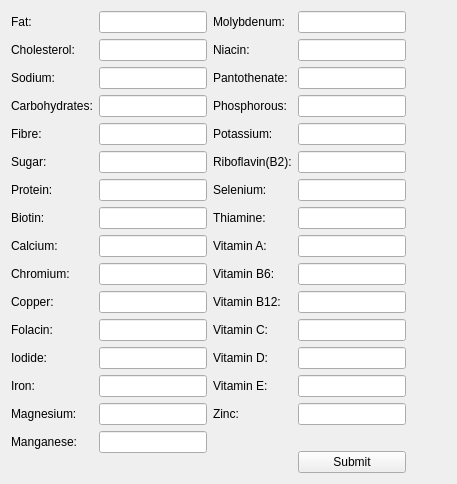
      <widget class="QWidget" name="targets">
       <attribute name="title">
        <string>Targets</string>
       </attribute>
       <layout class="QHBoxLayout" name="horizontalLayout_100">
        <item>
         <widget class="QWidget" name="targetLeftWidget" native="true">
          <property name="sizePolicy">
           <sizepolicy hsizetype="Expanding" vsizetype="Expanding">
            <horstretch>0</horstretch>
            <verstretch>0</verstretch>
           </sizepolicy>
          </property>
          <layout class="QFormLayout" name="formLayout_2">
           <property name="leftMargin">
            <number>0</number>
           </property>
           <property name="topMargin">
            <number>0</number>
           </property>
           <property name="rightMargin">
            <number>0</number>
           </property>
           <property name="bottomMargin">
            <number>0</number>
           </property>
           <item row="0" column="0">
            <widget class="QLabel" name="fatTargetLabel">
             <property name="text">
              <string>Fat:</string>
             </property>
            </widget>
           </item>
           <item row="0" column="1">
            <widget class="QLineEdit" name="fatTargetLineEdit">
             <property name="sizePolicy">
              <sizepolicy hsizetype="Fixed" vsizetype="Fixed">
               <horstretch>0</horstretch>
               <verstretch>0</verstretch>
              </sizepolicy>
             </property>
            </widget>
           </item>
           <item row="1" column="0">
            <widget class="QLabel" name="cholesterolTargetLabel">
             <property name="text">
              <string>Cholesterol:</string>
             </property>
            </widget>
           </item>
           <item row="1" column="1">
            <widget class="QLineEdit" name="cholesterolTargetLineEdit">
             <property name="sizePolicy">
              <sizepolicy hsizetype="Fixed" vsizetype="Fixed">
               <horstretch>0</horstretch>
               <verstretch>0</verstretch>
              </sizepolicy>
             </property>
            </widget>
           </item>
           <item row="2" column="0">
            <widget class="QLabel" name="sodiumTargetLabel">
             <property name="text">
              <string>Sodium:</string>
             </property>
            </widget>
           </item>
           <item row="2" column="1">
            <widget class="QLineEdit" name="sodiumTargetLineEdit">
             <property name="sizePolicy">
              <sizepolicy hsizetype="Fixed" vsizetype="Fixed">
               <horstretch>0</horstretch>
               <verstretch>0</verstretch>
              </sizepolicy>
             </property>
            </widget>
           </item>
           <item row="3" column="0">
            <widget class="QLabel" name="carbsTargetLabel">
             <property name="text">
              <string>Carbohydrates:</string>
             </property>
            </widget>
           </item>
           <item row="3" column="1">
            <widget class="QLineEdit" name="carbsTargetLineEdit">
             <property name="sizePolicy">
              <sizepolicy hsizetype="Fixed" vsizetype="Fixed">
               <horstretch>0</horstretch>
               <verstretch>0</verstretch>
              </sizepolicy>
             </property>
            </widget>
           </item>
           <item row="4" column="0">
            <widget class="QLabel" name="fibreTargetLabel">
             <property name="text">
              <string>Fibre:</string>
             </property>
            </widget>
           </item>
           <item row="4" column="1">
            <widget class="QLineEdit" name="fibreTargetLineEdit">
             <property name="sizePolicy">
              <sizepolicy hsizetype="Fixed" vsizetype="Fixed">
               <horstretch>0</horstretch>
               <verstretch>0</verstretch>
              </sizepolicy>
             </property>
            </widget>
           </item>
           <item row="5" column="0">
            <widget class="QLabel" name="sugarTargetLabel">
             <property name="text">
              <string>Sugar:</string>
             </property>
            </widget>
           </item>
           <item row="5" column="1">
            <widget class="QLineEdit" name="sugarTargetLineEdit">
             <property name="sizePolicy">
              <sizepolicy hsizetype="Fixed" vsizetype="Fixed">
               <horstretch>0</horstretch>
               <verstretch>0</verstretch>
              </sizepolicy>
             </property>
            </widget>
           </item>
           <item row="6" column="0">
            <widget class="QLabel" name="proteinTargetLabel">
             <property name="text">
              <string>Protein:</string>
             </property>
            </widget>
           </item>
           <item row="6" column="1">
            <widget class="QLineEdit" name="proteinTargetLineEdit">
             <property name="sizePolicy">
              <sizepolicy hsizetype="Fixed" vsizetype="Fixed">
               <horstretch>0</horstretch>
               <verstretch>0</verstretch>
              </sizepolicy>
             </property>
            </widget>
           </item>
           <item row="7" column="0">
            <widget class="QLabel" name="biotinTargetLabel">
             <property name="text">
              <string>Biotin:</string>
             </property>
            </widget>
           </item>
           <item row="7" column="1">
            <widget class="QLineEdit" name="biotinTargetLineEdit">
             <property name="sizePolicy">
              <sizepolicy hsizetype="Fixed" vsizetype="Fixed">
               <horstretch>0</horstretch>
               <verstretch>0</verstretch>
              </sizepolicy>
             </property>
            </widget>
           </item>
           <item row="8" column="0">
            <widget class="QLabel" name="calciumTargetLabel">
             <property name="text">
              <string>Calcium:</string>
             </property>
            </widget>
           </item>
           <item row="8" column="1">
            <widget class="QLineEdit" name="calciumTargetLineEdit">
             <property name="sizePolicy">
              <sizepolicy hsizetype="Fixed" vsizetype="Fixed">
               <horstretch>0</horstretch>
               <verstretch>0</verstretch>
              </sizepolicy>
             </property>
            </widget>
           </item>
           <item row="9" column="0">
            <widget class="QLabel" name="chromiumTargetLabel">
             <property name="text">
              <string>Chromium:</string>
             </property>
            </widget>
           </item>
           <item row="9" column="1">
            <widget class="QLineEdit" name="chromiumTargetLineEdit">
             <property name="sizePolicy">
              <sizepolicy hsizetype="Fixed" vsizetype="Fixed">
               <horstretch>0</horstretch>
               <verstretch>0</verstretch>
              </sizepolicy>
             </property>
            </widget>
           </item>
           <item row="10" column="0">
            <widget class="QLabel" name="copperTargetLabel">
             <property name="text">
              <string>Copper:</string>
             </property>
            </widget>
           </item>
           <item row="10" column="1">
            <widget class="QLineEdit" name="copperTargetLineEdit">
             <property name="sizePolicy">
              <sizepolicy hsizetype="Fixed" vsizetype="Fixed">
               <horstretch>0</horstretch>
               <verstretch>0</verstretch>
              </sizepolicy>
             </property>
            </widget>
           </item>
           <item row="11" column="0">
            <widget class="QLabel" name="folacinTargetLabel">
             <property name="text">
              <string>Folacin:</string>
             </property>
            </widget>
           </item>
           <item row="11" column="1">
            <widget class="QLineEdit" name="folacinTargetLineEdit">
             <property name="sizePolicy">
              <sizepolicy hsizetype="Fixed" vsizetype="Fixed">
               <horstretch>0</horstretch>
               <verstretch>0</verstretch>
              </sizepolicy>
             </property>
            </widget>
           </item>
           <item row="12" column="0">
            <widget class="QLabel" name="iodideTargetLabel">
             <property name="text">
              <string>Iodide:</string>
             </property>
            </widget>
           </item>
           <item row="12" column="1">
            <widget class="QLineEdit" name="iodideTargetLineEdit">
             <property name="sizePolicy">
              <sizepolicy hsizetype="Fixed" vsizetype="Fixed">
               <horstretch>0</horstretch>
               <verstretch>0</verstretch>
              </sizepolicy>
             </property>
            </widget>
           </item>
           <item row="13" column="0">
            <widget class="QLabel" name="ironTargetLabel">
             <property name="text">
              <string>Iron:</string>
             </property>
            </widget>
           </item>
           <item row="13" column="1">
            <widget class="QLineEdit" name="ironTargetLineEdit">
             <property name="sizePolicy">
              <sizepolicy hsizetype="Fixed" vsizetype="Fixed">
               <horstretch>0</horstretch>
               <verstretch>0</verstretch>
              </sizepolicy>
             </property>
            </widget>
           </item>
           <item row="14" column="0">
            <widget class="QLabel" name="magnesiumTargetLabel">
             <property name="text">
              <string>Magnesium:</string>
             </property>
            </widget>
           </item>
           <item row="14" column="1">
            <widget class="QLineEdit" name="magnesiumTargetLineEdit">
             <property name="sizePolicy">
              <sizepolicy hsizetype="Fixed" vsizetype="Fixed">
               <horstretch>0</horstretch>
               <verstretch>0</verstretch>
              </sizepolicy>
             </property>
            </widget>
           </item>
           <item row="15" column="0">
            <widget class="QLabel" name="manganeseTargetLabel">
             <property name="text">
              <string>Manganese:</string>
             </property>
            </widget>
           </item>
           <item row="15" column="1">
            <widget class="QLineEdit" name="manganeseTargetLineEdit">
             <property name="sizePolicy">
              <sizepolicy hsizetype="Fixed" vsizetype="Fixed">
               <horstretch>0</horstretch>
               <verstretch>0</verstretch>
              </sizepolicy>
             </property>
            </widget>
           </item>
          </layout>
         </widget>
        </item>
        <item>
         <widget class="QWidget" name="targetRightWidget" native="true">
          <property name="sizePolicy">
           <sizepolicy hsizetype="Expanding" vsizetype="Expanding">
            <horstretch>0</horstretch>
            <verstretch>0</verstretch>
           </sizepolicy>
          </property>
          <layout class="QFormLayout" name="formLayout">
           <property name="leftMargin">
            <number>0</number>
           </property>
           <property name="topMargin">
            <number>0</number>
           </property>
           <property name="rightMargin">
            <number>0</number>
           </property>
           <property name="bottomMargin">
            <number>0</number>
           </property>
           <item row="0" column="0">
            <widget class="QLabel" name="molybdenumTargetLabel">
             <property name="text">
              <string>Molybdenum:</string>
             </property>
            </widget>
           </item>
           <item row="0" column="1">
            <widget class="QLineEdit" name="molybdenumTargetLineEdit">
             <property name="sizePolicy">
              <sizepolicy hsizetype="Fixed" vsizetype="Fixed">
               <horstretch>0</horstretch>
               <verstretch>0</verstretch>
              </sizepolicy>
             </property>
            </widget>
           </item>
           <item row="1" column="0">
            <widget class="QLabel" name="niacinTargetLabel">
             <property name="text">
              <string>Niacin:</string>
             </property>
            </widget>
           </item>
           <item row="1" column="1">
            <widget class="QLineEdit" name="niacinTargetLineEdit">
             <property name="sizePolicy">
              <sizepolicy hsizetype="Fixed" vsizetype="Fixed">
               <horstretch>0</horstretch>
               <verstretch>0</verstretch>
              </sizepolicy>
             </property>
            </widget>
           </item>
           <item row="2" column="0">
            <widget class="QLabel" name="pantothenateTargetLabel">
             <property name="text">
              <string>Pantothenate:</string>
             </property>
            </widget>
           </item>
           <item row="2" column="1">
            <widget class="QLineEdit" name="pantothenateTargetLineEdit">
             <property name="sizePolicy">
              <sizepolicy hsizetype="Fixed" vsizetype="Fixed">
               <horstretch>0</horstretch>
               <verstretch>0</verstretch>
              </sizepolicy>
             </property>
            </widget>
           </item>
           <item row="3" column="0">
            <widget class="QLabel" name="phosphorousTargetLabel">
             <property name="text">
              <string>Phosphorous:</string>
             </property>
            </widget>
           </item>
           <item row="3" column="1">
            <widget class="QLineEdit" name="phosphorousTargetLineEdit">
             <property name="sizePolicy">
              <sizepolicy hsizetype="Fixed" vsizetype="Fixed">
               <horstretch>0</horstretch>
               <verstretch>0</verstretch>
              </sizepolicy>
             </property>
            </widget>
           </item>
           <item row="4" column="0">
            <widget class="QLabel" name="potassiumTargetLabel">
             <property name="text">
              <string>Potassium:</string>
             </property>
            </widget>
           </item>
           <item row="4" column="1">
            <widget class="QLineEdit" name="potassiumTargetLineEdit">
             <property name="sizePolicy">
              <sizepolicy hsizetype="Fixed" vsizetype="Fixed">
               <horstretch>0</horstretch>
               <verstretch>0</verstretch>
              </sizepolicy>
             </property>
            </widget>
           </item>
           <item row="5" column="0">
            <widget class="QLabel" name="riboflavinTargetLabel">
             <property name="text">
              <string>Riboflavin(B2):</string>
             </property>
            </widget>
           </item>
           <item row="5" column="1">
            <widget class="QLineEdit" name="riboflavinTargetLineEdit">
             <property name="sizePolicy">
              <sizepolicy hsizetype="Fixed" vsizetype="Fixed">
               <horstretch>0</horstretch>
               <verstretch>0</verstretch>
              </sizepolicy>
             </property>
            </widget>
           </item>
           <item row="6" column="0">
            <widget class="QLabel" name="seleniumTargetLabel">
             <property name="text">
              <string>Selenium:</string>
             </property>
            </widget>
           </item>
           <item row="6" column="1">
            <widget class="QLineEdit" name="seleniumTargetLineEdit">
             <property name="sizePolicy">
              <sizepolicy hsizetype="Fixed" vsizetype="Fixed">
               <horstretch>0</horstretch>
               <verstretch>0</verstretch>
              </sizepolicy>
             </property>
            </widget>
           </item>
           <item row="7" column="0">
            <widget class="QLabel" name="thiamineTargetLabel">
             <property name="text">
              <string>Thiamine:</string>
             </property>
            </widget>
           </item>
           <item row="7" column="1">
            <widget class="QLineEdit" name="thiamineTargetLineEdit">
             <property name="sizePolicy">
              <sizepolicy hsizetype="Fixed" vsizetype="Fixed">
               <horstretch>0</horstretch>
               <verstretch>0</verstretch>
              </sizepolicy>
             </property>
            </widget>
           </item>
           <item row="8" column="0">
            <widget class="QLabel" name="vitaminATargetLabel">
             <property name="text">
              <string>Vitamin A:</string>
             </property>
            </widget>
           </item>
           <item row="8" column="1">
            <widget class="QLineEdit" name="vitaminATargetLineEdit">
             <property name="sizePolicy">
              <sizepolicy hsizetype="Fixed" vsizetype="Fixed">
               <horstretch>0</horstretch>
               <verstretch>0</verstretch>
              </sizepolicy>
             </property>
            </widget>
           </item>
           <item row="9" column="0">
            <widget class="QLabel" name="vitaminB6TargetLabel">
             <property name="text">
              <string>Vitamin B6:</string>
             </property>
            </widget>
           </item>
           <item row="9" column="1">
            <widget class="QLineEdit" name="vitaminB6TargetLineEdit">
             <property name="sizePolicy">
              <sizepolicy hsizetype="Fixed" vsizetype="Fixed">
               <horstretch>0</horstretch>
               <verstretch>0</verstretch>
              </sizepolicy>
             </property>
            </widget>
           </item>
           <item row="10" column="0">
            <widget class="QLabel" name="vitaminB12TargetLabel">
             <property name="text">
              <string>Vitamin B12:</string>
             </property>
            </widget>
           </item>
           <item row="10" column="1">
            <widget class="QLineEdit" name="vitaminB12TargetLineEdit">
             <property name="sizePolicy">
              <sizepolicy hsizetype="Fixed" vsizetype="Fixed">
               <horstretch>0</horstretch>
               <verstretch>0</verstretch>
              </sizepolicy>
             </property>
            </widget>
           </item>
           <item row="11" column="0">
            <widget class="QLabel" name="vitaminCTargetLabel">
             <property name="text">
              <string>Vitamin C:</string>
             </property>
            </widget>
           </item>
           <item row="11" column="1">
            <widget class="QLineEdit" name="vitaminCTargetLineEdit">
             <property name="sizePolicy">
              <sizepolicy hsizetype="Fixed" vsizetype="Fixed">
               <horstretch>0</horstretch>
               <verstretch>0</verstretch>
              </sizepolicy>
             </property>
            </widget>
           </item>
           <item row="12" column="0">
            <widget class="QLabel" name="vitaminDTargetLabel">
             <property name="text">
              <string>Vitamin D:</string>
             </property>
            </widget>
           </item>
           <item row="12" column="1">
            <widget class="QLineEdit" name="vitaminDTargetLineEdit">
             <property name="sizePolicy">
              <sizepolicy hsizetype="Fixed" vsizetype="Fixed">
               <horstretch>0</horstretch>
               <verstretch>0</verstretch>
              </sizepolicy>
             </property>
            </widget>
           </item>
           <item row="13" column="0">
            <widget class="QLabel" name="vitaminETargetLabel">
             <property name="text">
              <string>Vitamin E:</string>
             </property>
            </widget>
           </item>
           <item row="13" column="1">
            <widget class="QLineEdit" name="vitaminETargetLineEdit">
             <property name="sizePolicy">
              <sizepolicy hsizetype="Fixed" vsizetype="Fixed">
               <horstretch>0</horstretch>
               <verstretch>0</verstretch>
              </sizepolicy>
             </property>
            </widget>
           </item>
           <item row="14" column="0">
            <widget class="QLabel" name="zincTargetLabel">
             <property name="text">
              <string>Zinc:</string>
             </property>
            </widget>
           </item>
           <item row="14" column="1">
            <widget class="QLineEdit" name="zincTargetLineEdit">
             <property name="sizePolicy">
              <sizepolicy hsizetype="Fixed" vsizetype="Fixed">
               <horstretch>0</horstretch>
               <verstretch>0</verstretch>
              </sizepolicy>
             </property>
            </widget>
           </item>
           <item row="16" column="0">
            <widget class="QWidget" name="submitTargetWidget" native="true">
             <property name="sizePolicy">
              <sizepolicy hsizetype="Expanding" vsizetype="Preferred">
               <horstretch>0</horstretch>
               <verstretch>0</verstretch>
              </sizepolicy>
             </property>
             <layout class="QVBoxLayout" name="verticalLayout_4"/>
            </widget>
           </item>
           <item row="16" column="1">
            <widget class="QPushButton" name="submitTargetButton">
             <property name="sizePolicy">
              <sizepolicy hsizetype="Expanding" vsizetype="Fixed">
               <horstretch>0</horstretch>
               <verstretch>0</verstretch>
              </sizepolicy>
             </property>
             <property name="text">
              <string>Submit</string>
             </property>
            </widget>
           </item>
           <item row="15" column="1">
            <widget class="QLabel" name="spacerLabel_4">
             <property name="text">
              <string/>
             </property>
            </widget>
           </item>
          </layout>
         </widget>
        </item>
        <item>
         <spacer name="horizontalSpacer_2">
          <property name="orientation">
           <enum>Qt::Horizontal</enum>
          </property>
          <property name="sizeHint" stdset="0">
           <size>
            <width>40</width>
            <height>20</height>
           </size>
          </property>
         </spacer>
        </item>
       </layout>
      </widget>
